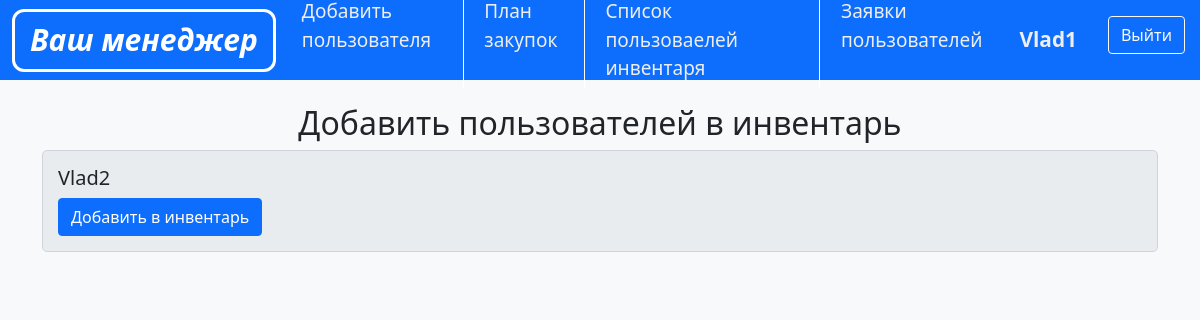
Page /add_users/ (signed in) on the earlier database version.
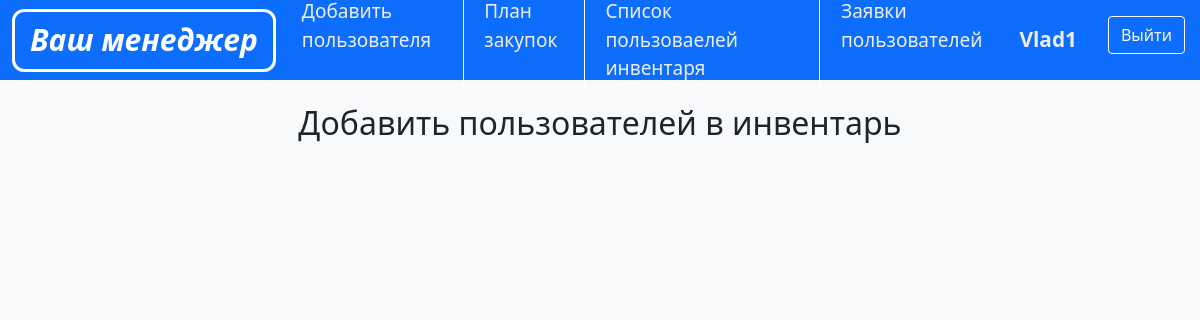
Same page on the later database version.
### data/models/user.py (models this page shows)
class User(SqlAlchemyBase, UserMixin, SerializerMixin):
    __tablename__ = 'user'
    id = sqlalchemy.Column(sqlalchemy.Integer, primary_key=True)
    type = sqlalchemy.Column(sqlalchemy.String)
    password = sqlalchemy.Column(sqlalchemy.String)
    name = sqlalchemy.Column(sqlalchemy.String)
    invent = sqlalchemy.Column(sqlalchemy.Integer)

### main.py (the view)
@app.route('/add_users/')
@login_required
def add_users():
    cur_user = flask_login.current_user
    if cur_user.type == "admin":
        users = db_ses.query(User).filter_by(type="user", invent=None).all()
        return render_template('add_users.html', users=users, name=cur_user.name)
    return "", 403

### main.py (called while the page is built)
@manager.user_loader
def load_user(user_id):
    return db_ses.query(User).get(user_id)

### templates/add_users.html (shortened to what this page needs)
{% extends "base.html" %}
{% block content %}
<div class="container user-list">
    <h2 align="center">Добавить пользователей в инвентарь</h2>
    <div class="row">
        {% for user in users %}
            <div class="col-12">
                <div class="user-item" id="user-{{ user.id }}">
                    <h5>{{ user.name }}</h5>
                    <button class="btn btn-primary" onclick="addToInventory({{ user.id }})">Добавить в инвентарь</button>
                </div>
            </div>
        {% endfor %}
    </div>
</div>
{% endblock %}

Differences in the rows shown:
no longer on this page (row edited): User: name "Vlad2"
